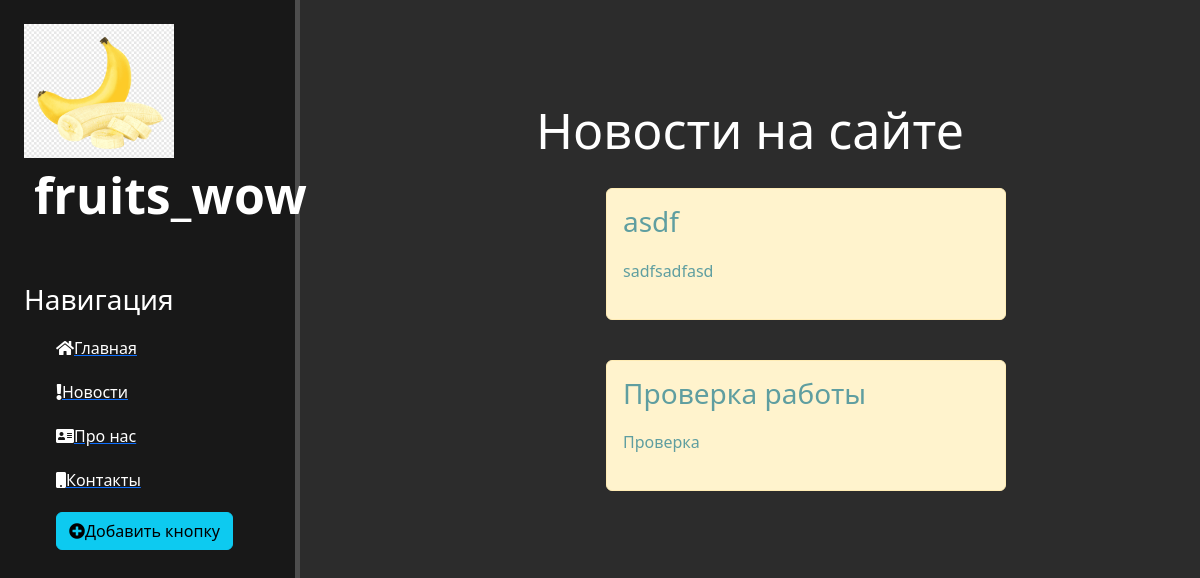
The page /news/ on the database as committed earlier.
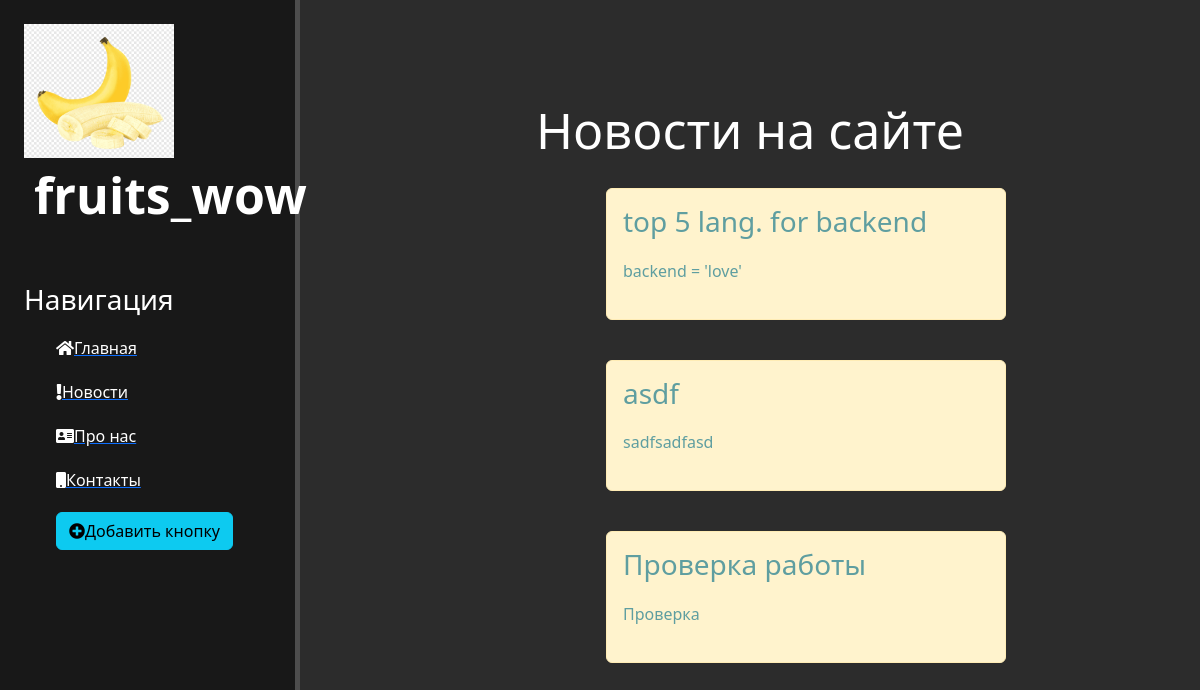
The same page on the database as committed later.
### news/models.py (models this page shows, shortened)
class Articles(models.Model):
    title = models.CharField('Название', max_length=50)
    anonce = models.CharField('Анонс', max_length=250)
    full_text = models.TextField('Статья')
    date = models.DateTimeField('Дата публикации')
    class Meta:
        verbose_name = 'Новость'
        verbose_name_plural = 'Новости'

### news/views.py (the view)
# urls.py: path('', views.news_home, name='news_home'),
def news_home(request):
    news = Articles.objects.order_by('-date')[:3]
    return render(request, 'news/news_home.html', {'news': news})

### news/templates/news/news_home.html (shortened to what this page needs)
{% extends 'main/layout.html'%}
{% block content %}
    <div class="features">
        <h1>Новости на сайте</h1>
        {% if news %}
        {% for el in news %}
            <div class="alert alert-warning">
                <h3>{{ el.title }}</h3>
                <p>{{ el.anonce }}</p>
            </div>
        {% endfor %}
    {% else %}
        <p>У вас нет записей</p>
    {% endif %}
    </div>
{% endblock %}

### main/templates/main/layout.html (shortened to what this page needs)
{% load static %}
<!DOCTYPE html>
<html lang="en">
<head>
    <link rel='stylesheet' href=" https://cdn.jsdelivr.net/npm/bootstrap@5.2.3/dist/css/bootstrap.min.css">
    <link rel="stylesheet" href="{% static 'main/css/main.css' %}">
    <link rel="stylesheet" href="https://use.fontawesome.com/releases/v5.8.2/css/all.css">
</head>
<body>
    <aside>
        <img src="{% static 'main/img/banana.png' %}", alt="Лого", width="150">
        <span class="logo">fruits_wow</span>
        <h3>Навигация</h3>
        <ul>
            <a href="{% url 'home' %}"><li><i class="fa fa-home" aria-hidden="true"></i>Главная</li></a>
            <a href="{% url 'news_home' %}"><li><i class="fa fa-exclamation" aria-hidden="true"></i>Новости</li></a>
            <a href="{% url 'about' %}"><li><i class="fa fa-address-card" aria-hidden="true"></i>Про нас</li></a>
            <a href="{% url 'contacts' %}"><li><i class="fa fa-mobile" aria-hidden="true"></i>Контакты</li></a>
            <a href="{% url 'create' %}"><li><button class="btn btn-info"><i class="fas fa-plus-circle"></i>Добавить кнопку</button></li></a>
        </ul>
    </aside>
    <main>
        {% block content %}
        {% endblock %}
    </main>
</body>
</html>

### main/static/main/css/main.css (style rules this page uses)
body { background: #2c2c2c; }
aside { float: left; background: #181818; width: 25%; padding: 2%; height: 100vh; color: #fff; border-right: 5px solid #4d4d4d; }
aside img { width: 80; float: left; }
aside .logo { font-size: 50px; margin-left: 10px; font-weight: bold; }
aside h3 { margin-top: 50px; }
aside ul { list-style: none }
aside ul li { color: #fff; display: block; margin-top: 20px; transition: transform .5s ease; }
main .features { float: left; color: #fff; margin-top: 100px; text-align: center; width: 75%; }
main .features h1 { font-size: 50px; }
main .features p { max-width: 400px; margin: 20px auto; }
.alert-warning { float: left; clear: both; width: 400px; margin: 20px 34%; text-align: left; color: cadetblue; }

Rows that differ between the two databases and show on the page:
added Articles: title "top 5 lang. for backend", anonce "backend = 'love'"
